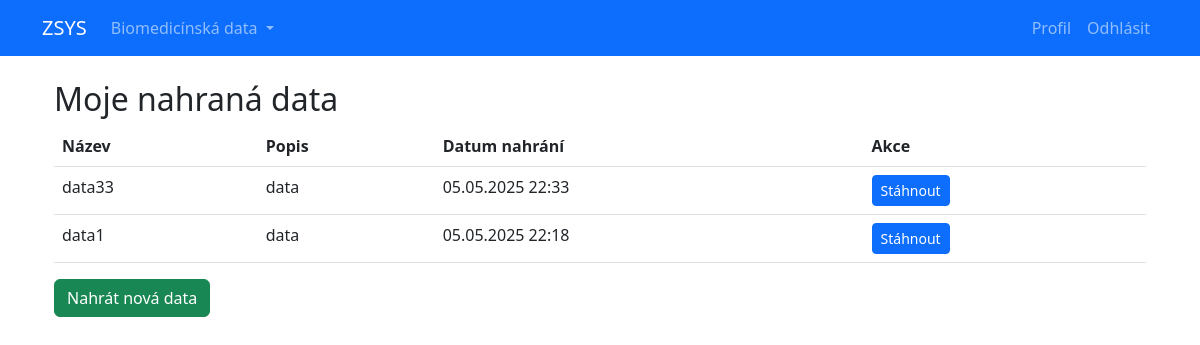
The app's page /data/ (signed in) with its own data.
### data/models.py (models this page shows, shortened)
class BiomedicalData(models.Model):
    user = models.ForeignKey(
        settings.AUTH_USER_MODEL,
        on_delete=models.CASCADE,
        related_name='biomedical_data'
    )
    title = models.CharField(max_length=200)
    data_file = models.FileField(upload_to='medical_data/%Y/%m/%d/')
    description = models.TextField(blank=True)
    timestamp = models.DateTimeField(auto_now_add=True)
    class Meta:
        ordering = ['-timestamp']

### data/views.py (the view)
# urls.py: path('', views.data_list, name='data_list'),
@login_required
def data_list(request):
    user_data = BiomedicalData.objects.filter(user=request.user)
    return render(request, 'data/list.html', {'user_data': user_data})

### users/templates/Data/list.html
{% extends 'base.html' %}
{% block content %}
<div class="container mt-4">
    <h2>Moje nahraná data</h2>
    {% if user_data %}
    <table class="table">
        <thead>
            <tr>
                <th>Název</th>
                <th>Popis</th>
                <th>Datum nahrání</th>
                <th>Akce</th>
            </tr>
        </thead>
        <tbody>
            {% for data in user_data %}
            <tr>
                <td>{{ data.title }}</td>
                <td>{{ data.description|default:"-" }}</td>
                <td>{{ data.timestamp|date:"d.m.Y H:i" }}</td>
                <td>
                    <a href="{{ data.data_file.url }}" class="btn btn-sm btn-primary">
                        Stáhnout
                    </a>
                </td>
            </tr>
            {% endfor %}
        </tbody>
    </table>
    {% else %}
    <div class="alert alert-info">Zatím nemáte žádná nahraná data</div>
    {% endif %}
	<a href="{% url 'users:upload_data' %}" class="btn btn-success">Nahrát nová data</a>
</div>
{% endblock %}

### records on screen
BiomedicalData: title "data33", description "data", timestamp "05.05.2025 22:33"
BiomedicalData: title "data1", description "data", timestamp "05.05.2025 22:18"
